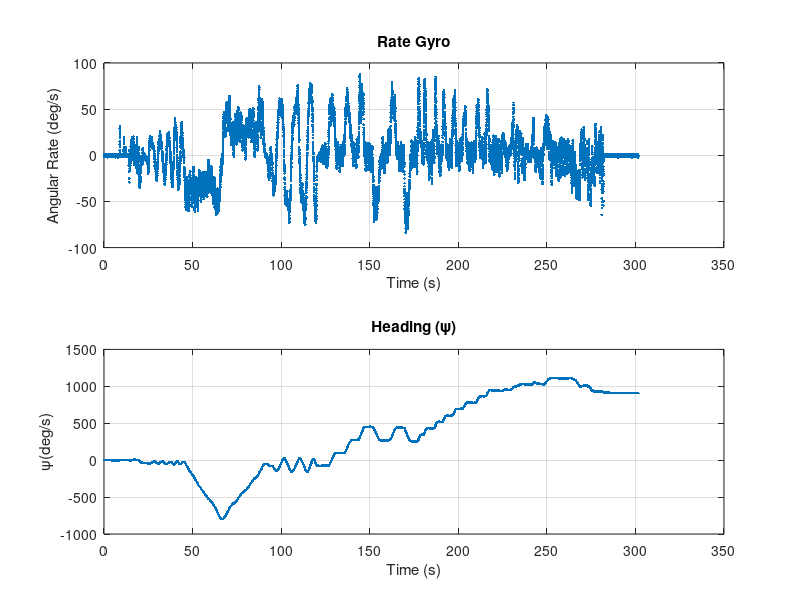

Here is the MATLAB script that generated this plot: (Note: this script raises an error after producing the figure.)
clear all
close all

% 
% Telerobotics lab2, 2020
% Script programmed by Sven Rönnbäck 
% Revised September 23, 2020
% 
% Script to learn Kalman Filer
%
% It is setup to to sensor fusion of laser range data and rate gyro data.
% It estimates range and bearing angle to a wall, and the bias point of a rate gyro
%
% Frequency of rate gyro readings is 100Hz
% Frequency of laser range readings is 25Hz
%
%

log_ad_gyro=load('log_ad_gyro_5.txt');  % load gyro readings 
log_tim55=load('log_tim55_5.txt');		% load laser range readings

time_ad_gyro = log_ad_gyro(:,2);		% get time stamps for gyro readings
time_tim55= log_tim55(:,2);				% get time stamps for laser range readings
time_begin_ad=min(time_ad_gyro);        % Get first time stamp
time_begin_tim55=min(time_tim55);
time_begin = min([time_begin_ad time_begin_tim55]);
rate_ad=log_ad_gyro(:,3)*pi/180;		% Get vector with rate gyro readings

std_ad_gyro = std(rate_ad(1:400));      % Compute roughly std 
mean_ad_gyro= mean(rate_ad(1:400));     % Compute mean roughly

heading_ad=log_ad_gyro(:,4);

% Compute time vector
t=time_ad_gyro-time_begin;

% Plot rate gyro readings
figure
subplot(2,1,1);
plot(t,rate_ad*180/pi,'.');
grid on
title('Rate Gyro');
xlabel('Time (s)');
ylabel('Angular Rate (deg/s)');

subplot(2,1,2);
plot(t,heading_ad,'.');
title('Heading (\psi)');
xlabel('Time (s)');
ylabel('\psi(deg/s)');
grid on

% Code to find the first peak, in first laser scan to get initial estimate
vAngles=[-135:1:135]*pi/180;
vRanges=log_tim55(1,3:273)*0.00106;
[C Th_axis R_axis]=RWhough(vAngles,vRanges,100,0.05);
figure;
surf(Th_axis*180/pi,R_axis,C);     % Show detected Hough Peeks
xlabel('\theta (degrees)');
ylabel('Range (m)');
title('Hough Transform');

% Plot Range and Angle together
figure;
scan = lidarScan(vRanges,vAngles);
plot(scan)

hold on



% Find max peak in Hough Space
max_val=max(C(:))    ;         			% Find value of max peak
[row, col]=find(C == max_val);			 % Find coordinates of top
C(:,max(col-15,1):min(col+15,length(Th_axis)))=0; % Clear current peak   

PlotHoughLine(R_axis(row), Th_axis(col),'g-');  

%
% Initiate Kalman Filter vectors and matrixes
%
%Start with this estimate, first detected peak and bias
Xe=[R_axis(row); 			% range estimate
	Th_axis(col);			% range estimate
	0];   % 				% bias estimate


T=0.01;   % Run Kalman filter in 100 Hz

% Initiate state transition matrix
F= [1 0 0;% 
	0 1 T;
	0 0 1];   
	
% Observation matrix
H=[1 0 0;% 
	0 1 0];                   % 

% Input vector
G=[0;T;0];    

% Noise of input vector, rate gyro noise
GQ=[std_ad_gyro^2];
 
% Initiate covariances for current start estimate
% Do not touch values in covariance before you get the Kalman Filter running
Pe=[0.4^2 0 0; 
	0 (3*pi/180)^2 0;
	0 0 0.01^2];     %

% Observation noise
R=[0.2^2 0;
	0 (3*pi/180)^2];  % Observation noise

% Process noise	
Q=[0.05^2 0 0; %   change prosess noise on Q
   0 (0.1*pi/180)^2 0;
   0 0 0.001^2];


% Initiate log matrises
nLen=1500;                         % Loop through this number of gyro measurements
mXlog=zeros(length(Xe),nLen);
mPlog=mXlog;
mKlog=zeros(3,nLen);
mDsqrLog = zeros(2,nLen);
mInnovationLog = zeros(1+2*length(H*Xe),nLen);


bAcceptObservation=0;
last_ind=0;
bPlotHough=1<0;


% Counter variable for the number of scans used
nUsedScans=0;
for n=1:nLen 
    U=-rate_ad(n);   % Read next rate gyro readning
    
    % ADD MISSING CODE BELOW
	% Compute prediction
    Xp=F*Xe + G*U;    

	% ADD MISSING CODE BELOW   
	% Compute prediction
    Pp=F*Pe*F.'+G.'*Q*G;     
 
    ind_scan=find(abs(time_tim55-time_ad_gyro(n))<=0.02);
    nAccepts=0;
    if(length(ind_scan)>0)
        if(last_ind<ind_scan(1))
            
            nUsedScans=nUsedScans+1;
            
            figure(3);
            clf
            hold on
            
            vRanges=log_tim55(ind_scan(1),3:273)*0.00106;
            
            % Plot current scan
            x=cos(vAngles).*vRanges;
            y=sin(vAngles).*vRanges;
            plot(x,y,'.');
            axis([-8 8 -6 6]);
            title(sprintf('Time: %.2f sec,   Scan:%d,  Step:%d', t(n), ind_scan(1),n));
            xlabel('x_s (m)');
            ylabel('y_s (m)');
            grid on
            
            % predict observation
			 % ADD MISSING CODE BELOW   
            Zp= H*Xp;	
            
            % Plot predicted line					
            PlotHoughLine(Zp(1), Zp(2),'g-');
            
            [C Th_axis R_axis]=RWhough(vAngles,vRanges,100,0.05);
           
            if(bPlotHough)
                figure(2);
                surf(Th_axis*180/pi,R_axis,C);
            end
            
            % search for three significant Hough peaks
            for k=1:3             			
				% ADD MISSING CODE BELOW   
                
                max_val= max(C(:));  % find max value of peak
                %max_ind=   			% find index of max peak
                [row col]= find(C == max_val); % find row and column of max peak
 
               % Plot observations with read dashed line
                figure(3);
                hold on
                PlotHoughLine(R_axis(row), Th_axis(col),'--r');
                drawnow
                  
                % Remove found max peak
                C(:,max(col-15,1):min(col+15,length(Th_axis)))=0;
                
				%% Max peak is our observation
				% ADD MISSING CODE BELOW  

                Z=[R_axis(row); Th_axis(col)];
                
                % Compute innovation vector
				% ADD MISSING CODE BELOW   
                vInno = Z -H*Xp;
                
                % Compute covariance for innovation vector
				% ADD MISSING CODE BELOW   
                S = H*Pp*H.'+R;
                
                % Compute Mahalanobis distance
				% ADD MISSING CODE BELOW   
                invS = inv(S);
                d_sqr = vInno.'*invS*vInno;
                % Chi squre test for observation
				% ADD MISSING CODE BELOW   
                bAcceptObservation = d_sqr<5.99;          % add expression to accept observaton 95% Chi^2-test. Two degrees of freedom      
                
                % Log and store innovation vector, Mahalanobis distance and innovation covariance
                vInnoLog=[vInno; sqrt(diag(S));t(n)];
                mInnovationLog(:,n)=vInnoLog;
                mDsqrLog(:,n)=[t(n);d_sqr];
                if(bAcceptObservation)
                  break;
                end
            end
        end
        last_ind = ind_scan(1);
    end
    
    if(bAcceptObservation>0)
      % add equations for accept
      % Compute new estimate when accepted observation
    	% ADD MISSING CODE BELOW   
        K= Pp*H.'*(H*Pp*H.'+ R);                    
        Xe = Xp + K*(Z-H*Xp);
        I=eye(size(Xe,1));
        Pe=(I - K*H)*Pp;
        
        % Log Kalman gain
        mKlog(:,n)=[t(n);diag(K)];
		
		nAccepts = nAccepts + 1;		 %  Valid observation found in scan
        disp(sprintf('Accepted observations %d\n',nAccepts));
     else
		% Compute new estimate for rejected observation
    	% ADD MISSING CODE BELOW  
		Pe=Pp;
		Xe=Xp;
		
		% Log Kalman Gain
        mKlog(:,n)=[t(n);0;0];
        % disp(sprintf('No observation at %d\n',ind_scan));
      end
  
    % Log, store, state vector estimate and covariance for state estimate
    mXlog(:,n)=Xe;
    mPlog(:,n)=sqrt(diag(Pe));
    
end

figure
%subplot(2,1,1);
hold on
plot(t(1:nLen),2*mPlog(1,:)+mXlog(1,:),'k-.');
plot(t(1:nLen),-2*mPlog(1,:)+mXlog(1,:),'k-.');
plot(t(1:nLen),mXlog(1,:),'b-');
xlabel('Time (s)');
ylabel('Range (m)');
title('Range estimate');
grid on

figure
%subplot(2,1,2);
hold on
plot(t(1:nLen),(2*mPlog(2,:)+mXlog(2,:))*180/pi,'k-.');
plot(t(1:nLen),(-2*mPlog(2,:)+mXlog(2,:))*180/pi,'k-.');
plot(t(1:nLen),mXlog(2,:)*180/pi,'b-');
xlabel('Time (s)');
ylabel('Angle (deg)');
title('Angle estimate');
grid on

figure
subplot(1,1,1);
hold on
plot(t(1:nLen),mXlog(3,:),'b-');
plot(t(1:nLen),2*mPlog(3,:)+mXlog(3,:),'k-.');
plot(t(1:nLen),-2*mPlog(3,:)+mXlog(3,:),'k-.');
title('Bias estimate');
xlabel('Time (s)');
grid on

figure
%subplot(2,1,1);
hold on
t1=mInnovationLog(size(mInnovationLog,1),:);
t_ind=find(t1>0);
plot(t1(t_ind),mInnovationLog(1,t_ind),'b-');
plot(t1(t_ind),2*mInnovationLog(3,t_ind)+mInnovationLog(1,t_ind)*0,'k-.');
plot(t1(t_ind),-2*mInnovationLog(3,t_ind)+mInnovationLog(1,t_ind)*0,'k-.');
title('Innovation Range');
ylabel('(m)');
xlabel('Time (s)');
grid on

figure
%subplot(2,1,2);
hold on
plot(t1(t_ind),mInnovationLog(2,t_ind)*180/pi,'b-');
plot(t1(t_ind),(2*mInnovationLog(4,t_ind)+mInnovationLog(2,t_ind))*180/pi,'k-.');
plot(t1(t_ind),(-2*mInnovationLog(4,t_ind)+mInnovationLog(2,t_ind))*180/pi,'k-.');
title('Innovation Angle');
ylabel('(deg)');
xlabel('Time (s)');
grid on

figure
subplot(2,1,1);
plot(mKlog(1,:), mKlog(2,:),'b-');
ylabel('gain');
xlabel('Time (s)');
title('Kalman Gain');
grid on

subplot(2,1,2);
plot(mKlog(1,:), mKlog(3,:),'b-');
ylabel('gain');
xlabel('Time (s)');
title('Kalman Gain');
grid on


figure
plot(mDsqrLog(1,:), mDsqrLog(2,:),'b.');
title('Mahalanobis Distance');
ylabel('\chi^2');
xlabel('Time (s)');
grid on


% Print all figures as png and coloured eps files 
nFigs=get(gcf,'Number');   % Get number of last figure
for n=1:nFigs
	figure(n);
	print('-dpng',sprintf('lab2_figure_%d.png',n));
	print('-depsc',sprintf('lab2_figure_%d.eps',n));
end
%}
